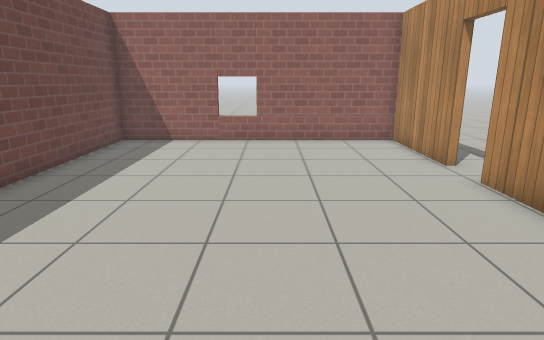
view 1 (above)

14 first-person views from a walk through a world built for the Gazebo simulator. The camera is 1.2 m above the floor, tilts 14° down and sees 75° across. The floor is counted in squares, 0.5 m on a side. Each view is taken from the middle of a square. On the plan, view 1 faces up. The plan holds only what a view shows up to about 20 squares ahead; the rest is blank. Gazebo's built-in surfaces are drawn with simple patterns.

view 2
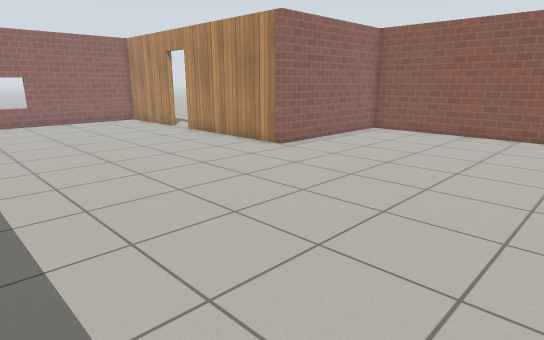

view 3
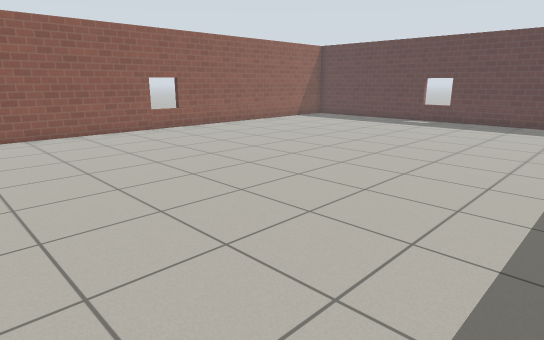

view 4
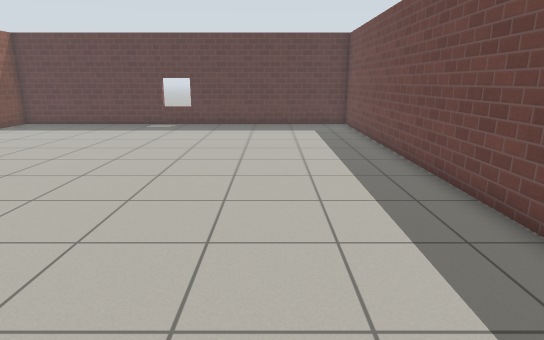

view 5
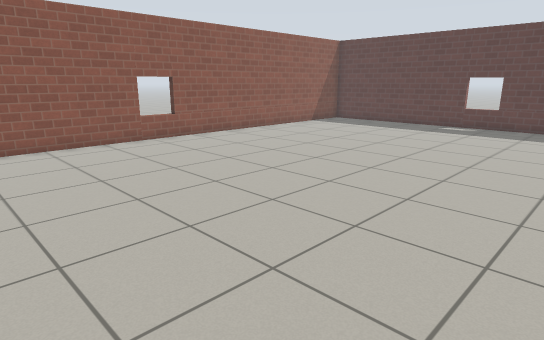

view 6
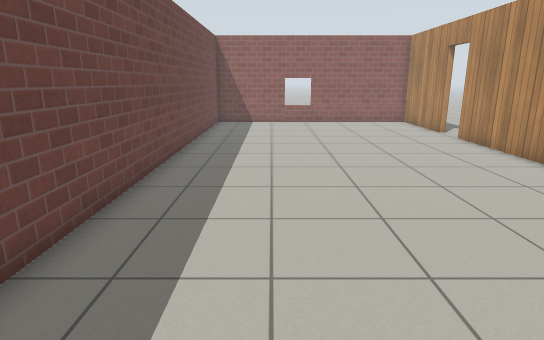

view 7
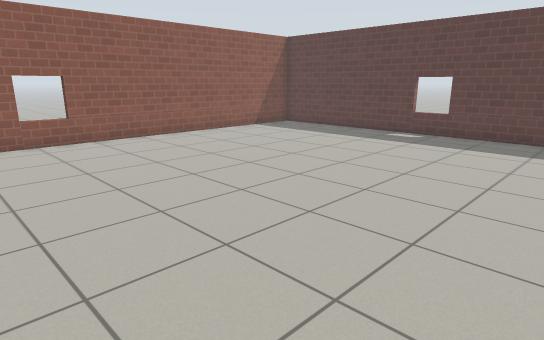

view 8
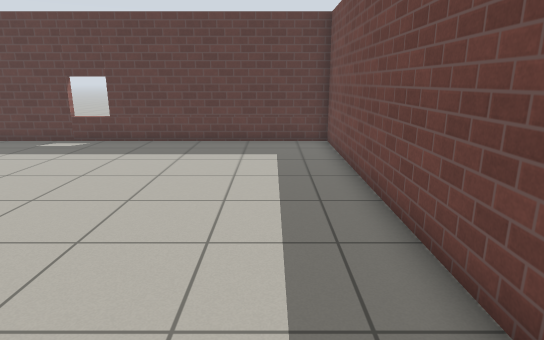

view 9
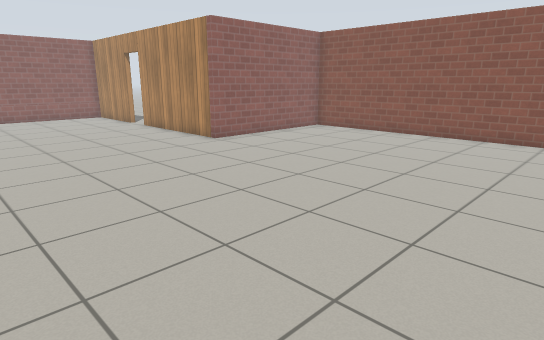

view 10
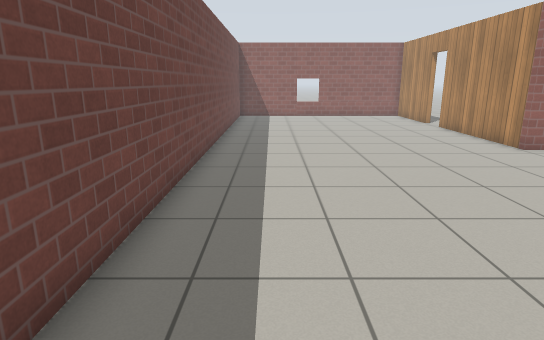

view 11
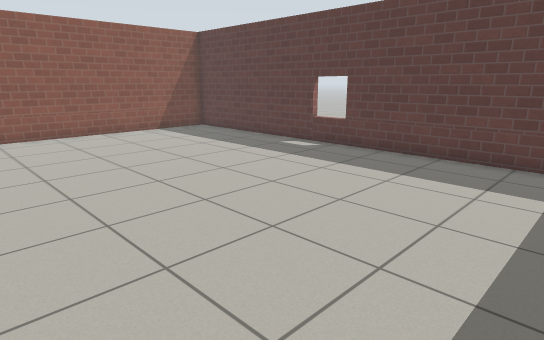

view 12
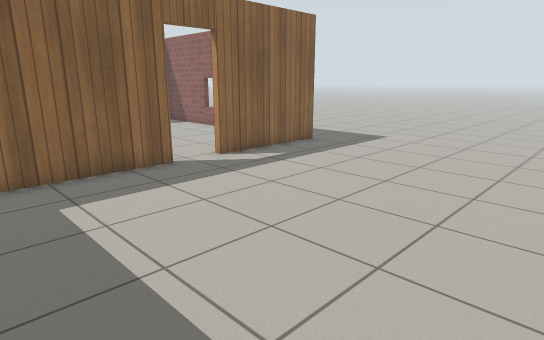

view 13
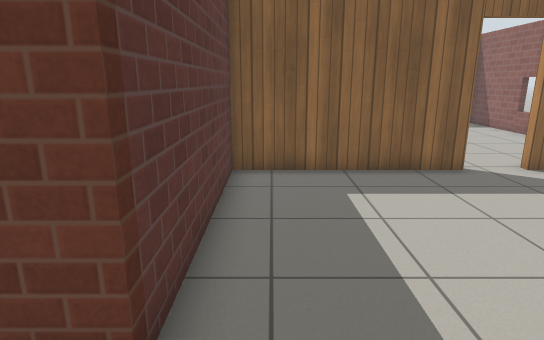

view 14
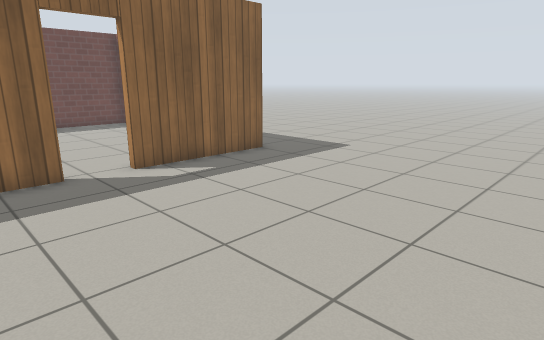

### Floor plan
Points are (right, up) in squares from view 1. A wall is a line through its corners. A room is listed if a view was taken in it or the views show most of it. See-through windows are left out.
Room 1 (views 1, 2, 3, 4, 5, 6, 7, 8, 9, 10, 11)
walls: (5.1, 10.1) (5.1, 14.8) (-6.3, 14.8) (-6.3, -24.6) (12.3, -24.6) (12.3, 1.6) (5.1, 1.6) (5.1, 8.4)
ways out: open door at (5, 9.5) to room 2
Room 2 (views 12, 13, 14)
walls: (5.4, 8.4) (5.4, 1.9) (12.6, 1.9) (12.6, 0.8); (5.4, 15.1) (5.4, 10.1)
ways out: open door at (5, 9.5) to room 1

Where each view was taken, in squares from view 1:
view 1: 0 up, 0 right, facing up
view 2: 8 down, 5 left, facing up-right
view 3: 2 down, 5 left, facing down-right
view 4: 4 down, 2 left, facing down
view 5: 4 down, 2 left, facing down-right
view 6: 7 down, 3 left, facing up
view 7: 8 down, 3 left, facing down-right
view 8: 10 down, 4 left, facing down
view 9: 11 down, 4 left, facing up-right
view 10: 11 down, 4 left, facing up
view 11: 13 down, 5 left, facing down-right
view 12: 3 up, 15 right, facing up-left
view 13: 3 up, 15 right, facing left
view 14: 6 up, 15 right, facing up-left
